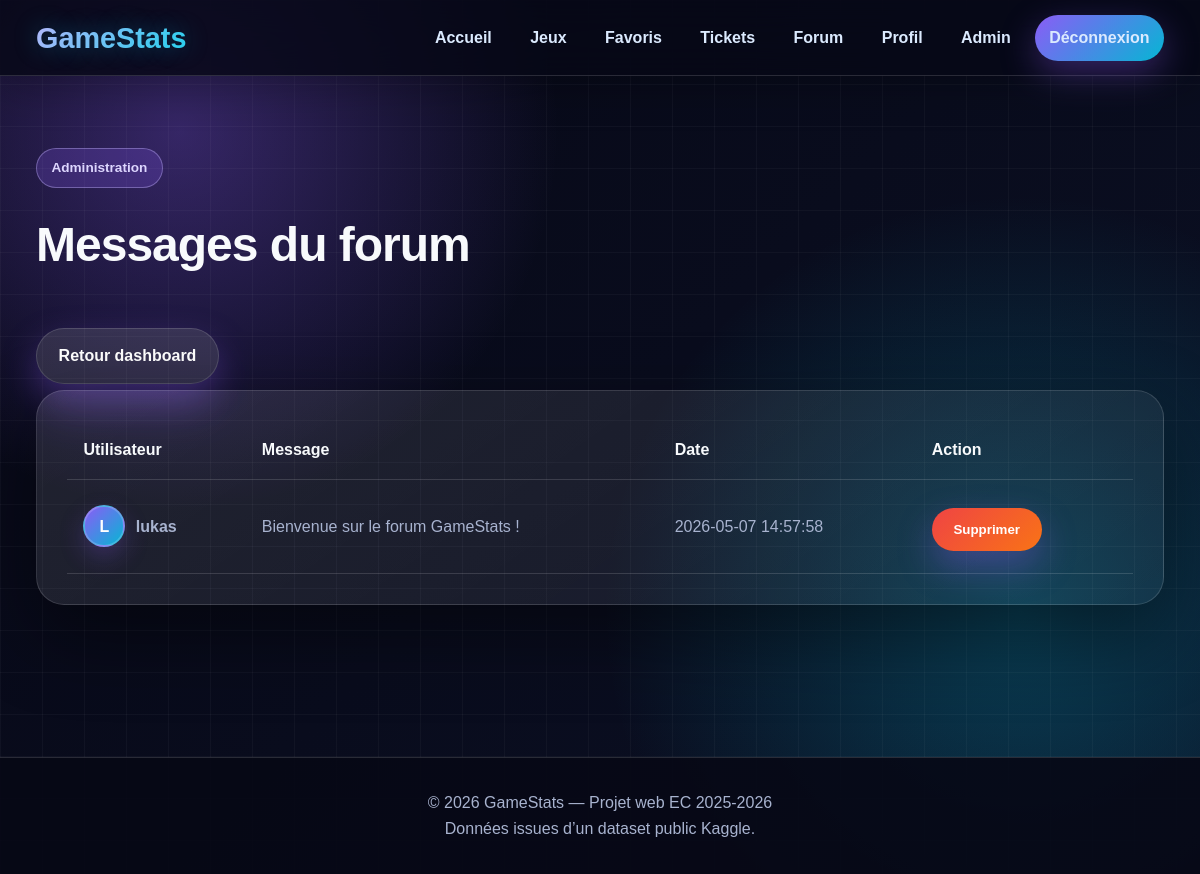
Screenshot of /admin/forum_messages.php (signed in) with the database file from the repository.
### tables this page shows
CREATE TABLE forum_messages (
    id INT AUTO_INCREMENT PRIMARY KEY,
    user_id INT NOT NULL,
    message TEXT NOT NULL,
    created_at DATETIME DEFAULT CURRENT_TIMESTAMP,
    FOREIGN KEY (user_id) REFERENCES users(id) ON DELETE CASCADE
);

CREATE TABLE users (
    id INT AUTO_INCREMENT PRIMARY KEY,
    username VARCHAR(50) NOT NULL UNIQUE,
    email VARCHAR(100) NOT NULL UNIQUE,
    password VARCHAR(255) NOT NULL,
    avatar VARCHAR(255),
    bio TEXT,
    role ENUM('user', 'admin') DEFAULT 'user',
    is_banned TINYINT(1) DEFAULT 0,
    created_at DATETIME DEFAULT CURRENT_TIMESTAMP
);

### www/admin/forum_messages.php (the view, shortened to what this page needs)
<?php
require_once '../includes/db.php';
$stmt = $pdo->query(
    'SELECT forum_messages.*, users.username, users.avatar
     FROM forum_messages
     INNER JOIN users ON forum_messages.user_id = users.id
     ORDER BY forum_messages.created_at DESC'
);
$messages = $stmt->fetchAll();
include '../includes/header.php';
?>
<section class="section">
    <div class="container">
        <div class="admin-header">
            <div>
                <span class="eyebrow">Administration</span>
                <h1 class="section-title">Messages du forum</h1>
            </div>
            <a href="dashboard.php" class="btn btn-secondary">Retour dashboard</a>
        </div>
        <div class="table-wrapper">
            <table>
                <thead>
                    <tr>
                        <th>Utilisateur</th>
                        <th>Message</th>
                        <th>Date</th>
                        <th>Action</th>
                    </tr>
                </thead>
                <tbody>
                    <?php foreach ($messages as $message): ?>
                        <tr>
                            <td>
                                <a
                                    href="../user.php?id=<?= htmlspecialchars($message['user_id']) ?>"
                                    class="mini-user-link"
                                >
                                    <span class="mini-user-avatar">
                                        <?php if (!empty($message['avatar'])): ?>
                                            <img
                                                src="../assets/uploads/<?= htmlspecialchars(basename($message['avatar'])) ?>"
                                                alt="<?= htmlspecialchars($message['username']) ?>"
                                            >
                                        <?php else: ?>
                                            <?= htmlspecialchars(strtoupper(substr($message['username'], 0, 1))) ?>
                                        <?php endif; ?>
                                    </span>
                                    <strong><?= htmlspecialchars($message['username']) ?></strong>
                                </a>
                            </td>
                            <td><?= nl2br(htmlspecialchars($message['message'])) ?></td>
                            <td><?= htmlspecialchars($message['created_at']) ?></td>
                            <td>
                                <form action="forum_message_delete.php" method="POST">
                                    <button class="btn btn-danger" type="submit">Supprimer</button>
                                </form>
                            </td>
                        </tr>
                    <?php endforeach; ?>
                </tbody>
            </table>
        </div>
    </div>
</section>
<?php include '../includes/footer.php'; ?>

### www/assets/css/style.css (style rules this page uses)
* { box-sizing: border-box; margin: 0; padding: 0; }
:root { --bg: #070816; --bg2: #0b1024; --card: rgba(255,255,255,0.08); --text: #f8fafc; --muted: #a8b3cf; --primary: #8b5cf6; --secondary: #06b6d4; --border: rgba(255,255,255,0.14); --shadow: 0 30px 80px rgba(0,0,0,0.45); }
html, body { overflow-x: hidden; }
body { font-family: Arial, Helvetica, sans-serif; background: radial-gradient(circle at 15% 15%, rgba(139,92,246,0.35), transparent 30%), radial-gradient(circle at 85% 70%, rgba(6,182,212,0.28), transparent 35%), linear-gradient(135deg, var(--bg), var(--bg2)); color: var(--text); line-height: 1.6; min-height: 100vh; }
body::before { content: ""; position: fixed; inset: 0; background-image: linear-gradient(rgba(255,255,255,0.035) 1px, transparent 1px), linear-gradient(90deg, rgba(255,255,255,0.035) 1px, transparent 1px); background-size: 42px 42px; pointer-events: none; z-index: -1; }
a { color: inherit; text-decoration: none; }
.container { width: min(1180px, 92%); margin: 0 auto; }
.eyebrow { display: inline-block; margin-bottom: 1.2rem; padding: 0.5rem 0.9rem; border-radius: 999px; background: rgba(139,92,246,0.22); border: 1px solid rgba(196,181,253,0.4); color: #ddd6fe; font-weight: 900; font-size: 0.85rem; }
.btn { display: inline-flex; align-items: center; justify-content: center; border: none; cursor: pointer; background: linear-gradient(135deg, var(--primary), var(--secondary)); color: white; padding: 0.9rem 1.35rem; border-radius: 999px; font-weight: 900; box-shadow: 0 15px 35px rgba(139,92,246,0.35); transition: 0.2s; width: fit-content; position: relative; overflow: hidden; margin-top: 0.75rem; margin-right: 0.65rem; margin-bottom: 0.35rem; }
.btn::after { content: ""; position: absolute; inset: 0; background: linear-gradient(120deg, transparent, rgba(255,255,255,0.25), transparent); transform: translateX(-120%); transition: 0.45s; }
.btn-secondary { background: rgba(255,255,255,0.12); border: 1px solid var(--border); }
.btn-danger { background: linear-gradient(135deg, #ef4444, #f97316); }
.section { padding: 4.5rem 0; animation: fadeUp 0.6s ease both; }
.section-title { font-size: clamp(2.2rem, 4vw, 3.4rem); margin-bottom: 2rem; letter-spacing: -1px; }
.card, .game-card, .info-box, .auth-card, .filters, .table-wrapper { background: linear-gradient(145deg, rgba(255,255,255,0.10), rgba(255,255,255,0.045)); border: 1px solid var(--border); backdrop-filter: blur(20px); box-shadow: var(--shadow); border-radius: 28px; padding: 1.9rem; transition: transform 0.25s ease, box-shadow 0.25s ease, border-color 0.25s ease; }
.table-wrapper { overflow-x: auto; }
table { width: 100%; border-collapse: collapse; }
th, td { padding: 1rem; border-bottom: 1px solid var(--border); text-align: left; }
td { color: var(--muted); }
tbody tr { transition: background 0.2s ease; }
.container { width: min(1440px, 94%); }
.mini-user-link { display: inline-flex; align-items: center; gap: 0.65rem; width: fit-content; }
.mini-user-avatar { width: 42px; height: 42px; border-radius: 50%; display: inline-grid; place-items: center; flex-shrink: 0; overflow: hidden; background: linear-gradient(135deg, var(--primary), var(--secondary)); color: white; font-weight: 900; border: 2px solid rgba(255,255,255,0.18); box-shadow: 0 10px 25px rgba(139,92,246,0.25); }

### rows the page displays
forum_messages: user.username "L", user.username "lukas", message "Bienvenue sur le forum GameStats !", created_at "2026-05-07 14:57:58"
